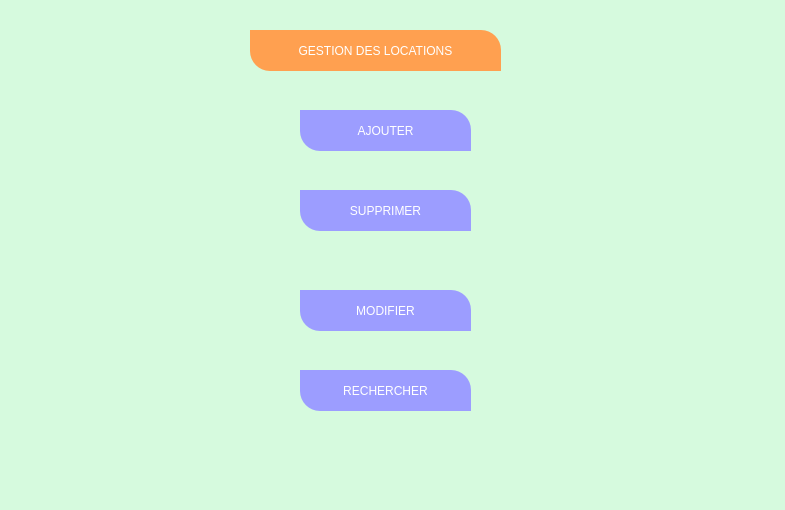
<?xml version="1.0" encoding="UTF-8"?>
<ui version="4.0">
 <class>Dialog</class>
 <widget class="QWidget" name="Dialog">
  <property name="geometry">
   <rect>
    <x>0</x>
    <y>0</y>
    <width>785</width>
    <height>510</height>
   </rect>
  </property>
  <property name="windowTitle">
   <string>Dialog</string>
  </property>
  <widget class="QLabel" name="label">
   <property name="geometry">
    <rect>
     <x>-200</x>
     <y>-10</y>
     <width>1081</width>
     <height>551</height>
    </rect>
   </property>
   <property name="styleSheet">
    <string notr="true">background-color: rgb(214, 250, 222);
background-image: url(:/newPrefix/v.jpg.jpg);</string>
   </property>
   <property name="text">
    <string/>
   </property>
  </widget>
  <widget class="QPushButton" name="pushButton">
   <property name="geometry">
    <rect>
     <x>250</x>
     <y>30</y>
     <width>251</width>
     <height>41</height>
    </rect>
   </property>
   <property name="styleSheet">
    <string notr="true">background-color: rgb(255, 160, 80);
color: rgb(255, 255, 255);
font: 75 12pt &quot;MS Shell Dlg 2&quot;;
border-top-right-radius: 20px;
border-bottom-left-radius: 20px;
text-align:center;
padding:5px;</string>
   </property>
   <property name="text">
    <string>GESTION DES LOCATIONS</string>
   </property>
  </widget>
  <widget class="QPushButton" name="pushButton_2">
   <property name="geometry">
    <rect>
     <x>300</x>
     <y>110</y>
     <width>171</width>
     <height>41</height>
    </rect>
   </property>
   <property name="styleSheet">
    <string notr="true">color: rgb(255, 255, 255);
background-color: rgb(156, 157, 255);
font: 75 12pt &quot;MS Shell Dlg 2&quot;;
border-top-right-radius: 20px;
border-bottom-left-radius: 20px;
text-align:center;
padding:5px;</string>
   </property>
   <property name="text">
    <string>AJOUTER</string>
   </property>
  </widget>
  <widget class="QPushButton" name="pushButton_6">
   <property name="geometry">
    <rect>
     <x>300</x>
     <y>190</y>
     <width>171</width>
     <height>41</height>
    </rect>
   </property>
   <property name="styleSheet">
    <string notr="true">color: rgb(255, 255, 255);
background-color: rgb(156, 157, 255);
font: 75 12pt &quot;MS Shell Dlg 2&quot;;
border-top-right-radius: 20px;
border-bottom-left-radius: 20px;
text-align:center;
padding:5px;</string>
   </property>
   <property name="text">
    <string>SUPPRIMER</string>
   </property>
  </widget>
  <widget class="QPushButton" name="pushButton_5">
   <property name="geometry">
    <rect>
     <x>300</x>
     <y>290</y>
     <width>171</width>
     <height>41</height>
    </rect>
   </property>
   <property name="styleSheet">
    <string notr="true">color: rgb(255, 255, 255);
background-color: rgb(156, 157, 255);
font: 75 12pt &quot;MS Shell Dlg 2&quot;;
border-top-right-radius: 20px;
border-bottom-left-radius: 20px;
text-align:center;
padding:5px;</string>
   </property>
   <property name="text">
    <string>MODIFIER</string>
   </property>
  </widget>
  <widget class="QPushButton" name="pushButton_7">
   <property name="geometry">
    <rect>
     <x>300</x>
     <y>370</y>
     <width>171</width>
     <height>41</height>
    </rect>
   </property>
   <property name="styleSheet">
    <string notr="true">color: rgb(255, 255, 255);
background-color: rgb(156, 157, 255);
font: 75 12pt &quot;MS Shell Dlg 2&quot;;
border-top-right-radius: 20px;
border-bottom-left-radius: 20px;
text-align:center;
padding:5px;</string>
   </property>
   <property name="text">
    <string>RECHERCHER</string>
   </property>
  </widget>
 </widget>
 <resources>
  <include location="gest.qrc"/>
 </resources>
 <connections/>
</ui>
